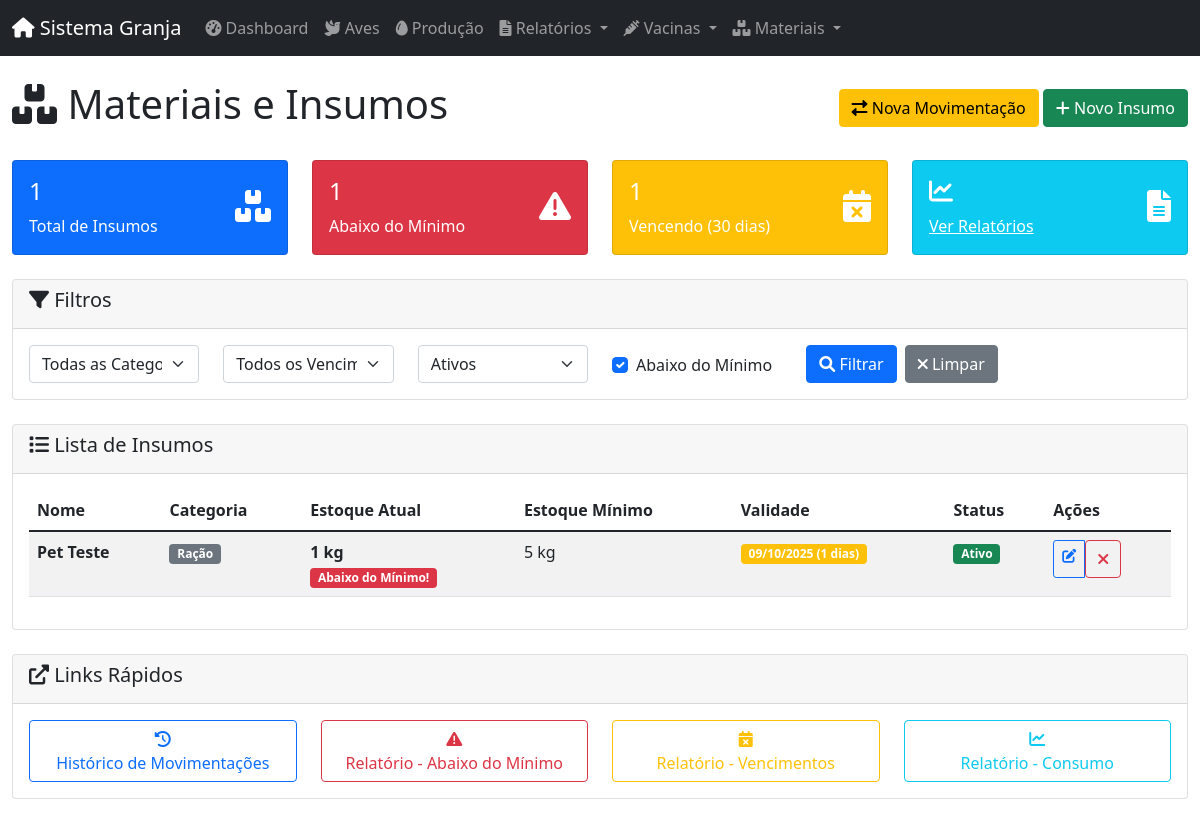
The app's page /insumos/?abaixo_minimo=true with its own data.
### app/models/database.py (models this page shows)
class BaseModel(Model):
    class Meta:
        database = db

class InsumoNovo(BaseModel):
    id_insumo = AutoField()
    nome = CharField(max_length=100)
    categoria = CharField(max_length=50, choices=[(c.value, c.value) for c in CategoriaInsumo])
    unidade = CharField(max_length=10, choices=[(u.value, u.value) for u in UnidadeMedida])
    quantidade_atual = DecimalField(max_digits=10, decimal_places=2, default=0)
    quantidade_minima = DecimalField(max_digits=10, decimal_places=2, default=0)
    data_validade = DateField(null=True)
    observacoes = TextField(null=True)
    ativo = BooleanField(default=True)
    data_criacao = DateTimeField(default=datetime.datetime.now)
    usuario_criacao = ForeignKeyField(Usuarios, backref='insumos_criados', null=True)
    class Meta:
        table_name = 'insumos_novo'

### app/routes/insumo_routes.py (the view)
@insumo_web.route('/', methods=['GET'])
def listar():
    categoria = request.args.get('categoria')
    abaixo_minimo = request.args.get('abaixo_minimo') == 'true'
    vencimento_dias = request.args.get('vencimento_dias', type=int)
    ativo = request.args.get('ativo', 'true') == 'true'
    insumos = InsumoController.listar_todos(
        categoria=categoria,
        abaixo_minimo=abaixo_minimo,
        vencimento_dias=vencimento_dias,
        ativo=ativo
    )
    total_insumos = len(insumos)
    insumos_abaixo_minimo = len([i for i in insumos if i.quantidade_atual < i.quantidade_minima])
    insumos_vencendo = len([i for i in insumos if i.data_validade and i.data_validade <= date.today() + timedelta(days=30)])
    return render_template('insumo/listar.html',
                         insumos=insumos,
                         categorias=CategoriaInsumo,
                         today=date.today(),
                         total_insumos=total_insumos,
                         insumos_abaixo_minimo=insumos_abaixo_minimo,
                         insumos_vencendo=insumos_vencendo,
                         filtros={
                             'categoria': categoria,
                             'abaixo_minimo': abaixo_minimo,
                             'vencimento_dias': vencimento_dias,
                             'ativo': ativo
                         })

### app/controllers/insumo_controller.py (called while the page is built)
    @staticmethod
    def listar_todos(categoria: str = None, abaixo_minimo: bool = False,
                    vencimento_dias: int = None, ativo: bool = True) -> List[InsumoNovo]:
        query = InsumoNovo.select().where(InsumoNovo.ativo == ativo)
        if categoria:
            query = query.where(InsumoNovo.categoria == categoria)
        if abaixo_minimo:
            query = query.where(InsumoNovo.quantidade_atual < InsumoNovo.quantidade_minima)
        if vencimento_dias:
            data_limite = date.today() + timedelta(days=vencimento_dias)
            query = query.where(
                (InsumoNovo.data_validade.is_null(False)) &
                (InsumoNovo.data_validade <= data_limite)
            )
        return list(query.order_by(InsumoNovo.nome))

### app/templates/insumo/listar.html (shortened to what this page needs)
{% extends "layouts/admin.html" %}
{% block content %}
<div class="container-fluid">
    <div class="d-flex justify-content-between align-items-center mb-4">
        <h1><i class="fas fa-boxes"></i> Materiais e Insumos</h1>
        <div>
            <a href="{{ url_for('insumo_web.nova_movimentacao') }}" class="btn btn-warning">
                <i class="fas fa-exchange-alt"></i> Nova Movimentação
            </a>
            <a href="{{ url_for('insumo_web.criar') }}" class="btn btn-success">
                <i class="fas fa-plus"></i> Novo Insumo
            </a>
        </div>
    </div>
    <div class="row mb-4">
        <div class="col-md-3">
            <div class="card bg-primary text-white">
                <div class="card-body">
                    <div class="d-flex justify-content-between">
                        <div>
                            <h4>{{ total_insumos }}</h4>
                            <p class="mb-0">Total de Insumos</p>
                        </div>
                        <div class="align-self-center">
                            <i class="fas fa-boxes fa-2x"></i>
                        </div>
                    </div>
                </div>
            </div>
        </div>
        <div class="col-md-3">
            <div class="card bg-danger text-white">
                <div class="card-body">
                    <div class="d-flex justify-content-between">
                        <div>
                            <h4>{{ insumos_abaixo_minimo }}</h4>
                            <p class="mb-0">Abaixo do Mínimo</p>
                        </div>
                        <div class="align-self-center">
                            <i class="fas fa-exclamation-triangle fa-2x"></i>
                        </div>
                    </div>
                </div>
            </div>
        </div>
        <div class="col-md-3">
            <div class="card bg-warning text-white">
                <div class="card-body">
                    <div class="d-flex justify-content-between">
                        <div>
                            <h4>{{ insumos_vencendo }}</h4>
                            <p class="mb-0">Vencendo (30 dias)</p>
                        </div>
                        <div class="align-self-center">
                            <i class="fas fa-calendar-times fa-2x"></i>
                        </div>
                    </div>
                </div>
            </div>
        </div>
        <div class="col-md-3">
            <div class="card bg-info text-white">
                <div class="card-body">
                    <div class="d-flex justify-content-between">
                        <div>
                            <h4><i class="fas fa-chart-line"></i></h4>
                            <p class="mb-0"><a href="{{ url_for('insumo_web.relatorios') }}" class="text-white">Ver Relatórios</a></p>
                        </div>
                        <div class="align-self-center">
                            <i class="fas fa-file-alt fa-2x"></i>
                        </div>
                    </div>
                </div>
            </div>
        </div>
    </div>
    <div class="card mb-4">
        <div class="card-header">
            <h5><i class="fas fa-filter"></i> Filtros</h5>
        </div>
        <div class="card-body">
            <form method="get">
                <div class="row">
                    <div class="col-md-2">
                        <select name="categoria" class="form-select">
                            <option value="">Todas as Categorias</option>
                        </select>
                    </div>
                    <div class="col-md-2">
                        <select name="vencimento_dias" class="form-select">
                            <option value="">Todos os Vencimentos</option>
                        </select>
                    </div>
                    <div class="col-md-2">
                        <select name="ativo" class="form-select">
                            <option value="true" {% if filtros.ativo %}selected{% endif %}>Ativos</option>
                        </select>
                    </div>
                    <div class="col-md-2">
                        <div class="form-check mt-2">
                            <input class="form-check-input" type="checkbox" name="abaixo_minimo" value="true"
                                {% if filtros.abaixo_minimo %}checked{% endif %}>
                            <label class="form-check-label">
                                Abaixo do Mínimo
                            </label>
                        </div>
                    </div>
                    <div class="col-md-4">
                        <div class="d-flex gap-2">
                            <button type="submit" class="btn btn-primary">
                                <i class="fas fa-search"></i> Filtrar
                            </button>
                            <a href="{{ url_for('insumo_web.listar') }}" class="btn btn-secondary">
                                <i class="fas fa-times"></i> Limpar
                            </a>
                        </div>
                    </div>
                </div>
            </form>
        </div>
    </div>
    <div class="card">
        <div class="card-header">
            <h5><i class="fas fa-list"></i> Lista de Insumos</h5>
        </div>
        <div class="card-body">
            {% if insumos %}
                <div class="table-responsive">
                    <table class="table table-striped table-hover">
                        <thead>
                            <tr>
                                <th>Nome</th>
                                <th>Categoria</th>
                                <th>Estoque Atual</th>
                                <th>Estoque Mínimo</th>
                                <th>Validade</th>
                                <th>Status</th>
                                <th>Ações</th>
                            </tr>
                        </thead>
                        <tbody>
                            {% for insumo in insumos %}
                                <tr>
                                    <td>
                                        <strong>{{ insumo.nome }}</strong>
                                    </td>
                                    <td>
                                        <span class="badge bg-secondary">{{ insumo.categoria }}</span>
                                    </td>
                                    <td>
                                        <strong>{{ insumo.quantidade_atual }} {{ insumo.unidade }}</strong>
                                        {% if insumo.quantidade_atual < insumo.quantidade_minima %}
                                            <br><span class="badge bg-danger">Abaixo do Mínimo!</span>
                                        {% endif %}
                                    </td>
                                    <td>{{ insumo.quantidade_minima }} {{ insumo.unidade }}</td>
                                    <td>
                                        {% if insumo.data_validade %}
                                            {% set dias_vencimento = (insumo.data_validade - today).days %}
                                            <span class="badge
                                                {% if dias_vencimento <= 0 %}bg-danger
                                                {% elif dias_vencimento <= 7 %}bg-warning
                                                {% elif dias_vencimento <= 30 %}bg-info
                                                {% else %}bg-success{% endif %}">
                                                {{ insumo.data_validade.strftime("%d/%m/%Y") }}
                                                {% if dias_vencimento <= 0 %}
                                                    (VENCIDO)
                                                {% elif dias_vencimento <= 30 %}
                                                    ({{ dias_vencimento }} dias)
                                                {% endif %}
                                            </span>
                                        {% else %}
                                            <span class="text-muted">Sem validade</span>
                                        {% endif %}
                                    </td>
                                    <td>
                                        {% if insumo.ativo %}
                                            <span class="badge bg-success">Ativo</span>
                                        {% else %}
                                            <span class="badge bg-secondary">Inativo</span>
                                        {% endif %}
                                    </td>
                                    <td>
                                        <div class="btn-group btn-group-sm">
                                            <a href="{{ url_for('insumo_web.editar', id_insumo=insumo.id_insumo) }}"
                                               class="btn btn-outline-primary" title="Editar">
                                                <i class="fas fa-edit"></i>
                                            </a>
                                            {% if insumo.ativo %}
                                                <form method="post" action="{{ url_for('insumo_web.desativar', id_insumo=insumo.id_insumo) }}"
                                                      style="display: inline;">
                                                    <button type="submit" class="btn btn-outline-danger"
                                                            title="Desativar"
                                                            onclick="return confirm('Tem certeza que deseja desativar este insumo?')">
                                                        <i class="fas fa-times"></i>
                                                    </button>
                                                </form>
                                            {% endif %}
                                        </div>
                                    </td>
                                </tr>
                            {% endfor %}
                        </tbody>
                    </table>
                </div>
            {% endif %}
        </div>
    </div>
    <div class="row mt-4">
        <div class="col-md-12">
            <div class="card">
                <div class="card-header">
                    <h5><i class="fas fa-external-link-alt"></i> Links Rápidos</h5>
                </div>
                <div class="card-body">
                    <div class="row">
                        <div class="col-md-3">
                            <a href="{{ url_for('insumo_web.listar_movimentacoes') }}" class="btn btn-outline-primary w-100">
                                <i class="fas fa-history"></i><br>
                                Histórico de Movimentações
                            </a>
                        </div>
                        <div class="col-md-3">
                            <a href="{{ url_for('insumo_web.relatorio_abaixo_minimo') }}" class="btn btn-outline-danger w-100">
                                <i class="fas fa-exclamation-triangle"></i><br>
                                Relatório - Abaixo do Mínimo
                            </a>
                        </div>
                        <div class="col-md-3">
                            <a href="{{ url_for('insumo_web.relatorio_vencimentos') }}" class="btn btn-outline-warning w-100">
                                <i class="fas fa-calendar-times"></i><br>
                                Relatório - Vencimentos
                            </a>
                        </div>
                        <div class="col-md-3">
                            <a href="{{ url_for('insumo_web.relatorio_consumo') }}" class="btn btn-outline-info w-100">
                                <i class="fas fa-chart-line"></i><br>
                                Relatório - Consumo
                            </a>
                        </div>
                    </div>
                </div>
            </div>
        </div>
    </div>
</div>
{% endblock %}

### records on screen
InsumoNovo: nome "Pet Teste", categoria "Ração", quantidade_atual "1", unidade "kg", shows "Abaixo do Mínimo!", quantidade_minima "5", data_validade "09/10/2025", ativo "Ativo"

### other values on screen
{{ total_insumos }} "1"
{{ insumos_abaixo_minimo }} "1"
{{ insumos_vencendo }} "1"
